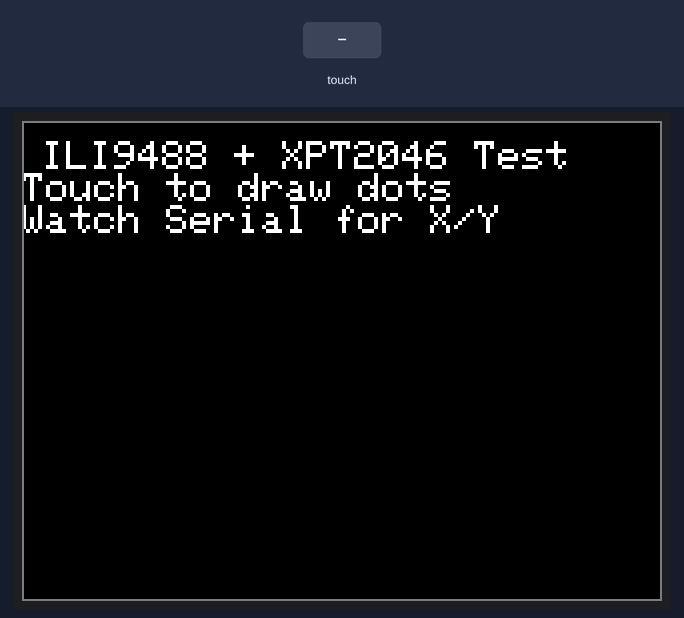
Bench run of a sketch on a simulated ESP32. Parts: 320×240 colour display. The inputs (shaded band) are chosen by the test bench. What the sketch prints to the serial monitor is not drawn.

Above: at 0.5 s.
At 3.1 s:
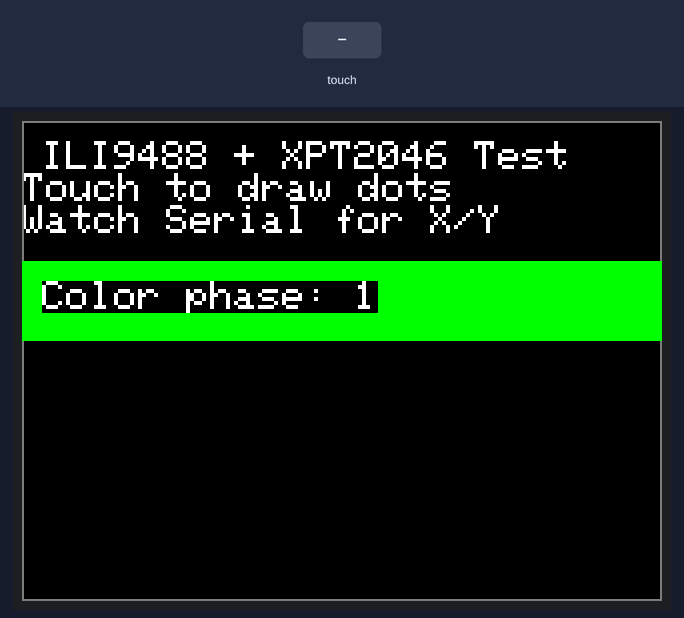
3.2 s: touch panel pressed at 13 % / 10 % of its raw x / y range
At 5.5 s:
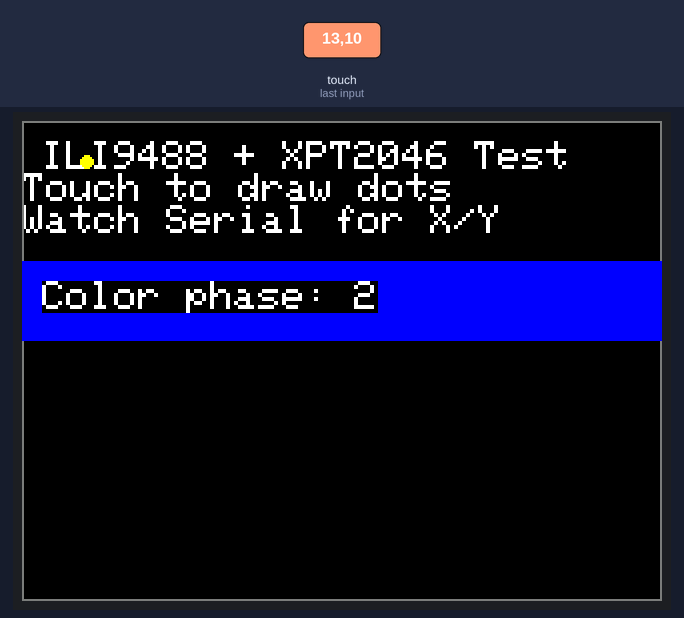
6.2 s: touch panel pressed at 38 % / 10 % of its raw x / y range
At 10.6 s:
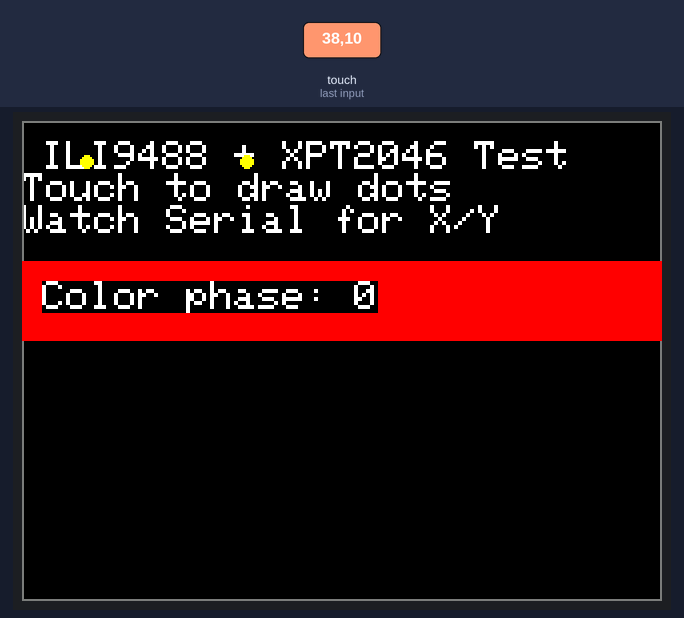
Timing chart, 0 to 12.1 s (numbered marks = the images above; inputs shaded):
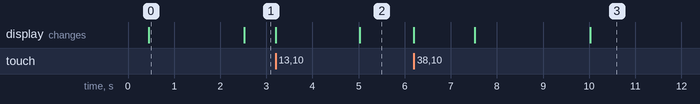

Measured:
- after the input at 3.2 s, the display: first changes at once (image 2 shows a later state)
- what the display in image 0 shows lasts 2.0 s, from 0.5 s to 2.5 s

The sketch:

TFT_touch_display_test.ino
```cpp
#include <SPI.h>
#include <TFT_eSPI.h>
#include <XPT2046_Touchscreen.h>

TFT_eSPI tft = TFT_eSPI();

// Touch (XPT2046)
#define TOUCH_CS   15
#define TOUCH_IRQ  27   // optional; if not wired, you can still read touch
XPT2046_Touchscreen ts(TOUCH_CS, TOUCH_IRQ);

// Screen size for ILI9488 in TFT_eSPI is typically 320x480 (portrait)
// We'll use tft.width()/tft.height() so rotation is handled.

void drawTestScreen() {
  tft.fillScreen(TFT_BLACK);
  tft.setTextColor(TFT_WHITE, TFT_BLACK);
  tft.setTextSize(2);
  tft.setCursor(10, 10);
  tft.println("ILI9488 + XPT2046 Test");
  tft.println("Touch to draw dots");
  tft.println("Watch Serial for X/Y");
  tft.drawRect(0, 0, tft.width(), tft.height(), TFT_DARKGREY);
}

void setup() {
  Serial.begin(115200);
  delay(200);

  // SPI bus init happens inside libraries, but touch library needs SPI begin sometimes:
  SPI.begin(18, 19, 23); // SCK, MISO, MOSI (VSPI pins)

  // TFT
  tft.init();
  tft.setRotation(1); // 0/1/2/3 try as needed
  drawTestScreen();

  // Touch
  ts.begin();
  // IMPORTANT: XPT2046 often needs the same rotation sense as the display.
  // We'll start with matching rotation and you can tweak with setRotation(0-3).
  ts.setRotation(1);

  Serial.println("Ready. Touch the screen.");
}

void loop() {
  // Simple color wipe every few seconds (optional quick visual check)
  static uint32_t last = 0;
  static int phase = 0;

  if (millis() - last > 2500) {
    last = millis();
    phase = (phase + 1) % 4;
    if (phase == 0) tft.fillRect(0, 70, tft.width(), 40, TFT_RED);
    if (phase == 1) tft.fillRect(0, 70, tft.width(), 40, TFT_GREEN);
    if (phase == 2) tft.fillRect(0, 70, tft.width(), 40, TFT_BLUE);
    if (phase == 3) tft.fillRect(0, 70, tft.width(), 40, TFT_BLACK);
    tft.setTextColor(TFT_WHITE, TFT_BLACK);
    tft.setCursor(10, 80);
    tft.print("Color phase: ");
    tft.print(phase);
  }

  if (ts.touched()) {
    TS_Point p = ts.getPoint();

    // Raw values from XPT2046 are ~0-4095, not pixel coordinates.
    // We'll print raw first, and also do a quick mapping that you can calibrate.
    Serial.printf("RAW touch: x=%d y=%d z=%d\n", p.x, p.y, p.z);

    // QUICK mapping (needs calibration per panel!)
    // These min/max guesses might be off; we'll refine after you see Serial values.
    int16_t xMin = 300, xMax = 3800;
    int16_t yMin = 300, yMax = 3800;

    int16_t x = map(p.x, xMin, xMax, 0, tft.width());
    int16_t y = map(p.y, yMin, yMax, 0, tft.height());

    // clamp
    if (x < 0) x = 0;
    if (x >= tft.width()) x = tft.width() - 1;
    if (y < 0) y = 0;
    if (y >= tft.height()) y = tft.height() - 1;

    // Draw a dot where touched
    tft.fillCircle(x, y, 3, TFT_YELLOW);

    delay(20); // debounce-ish
  }
}
```
